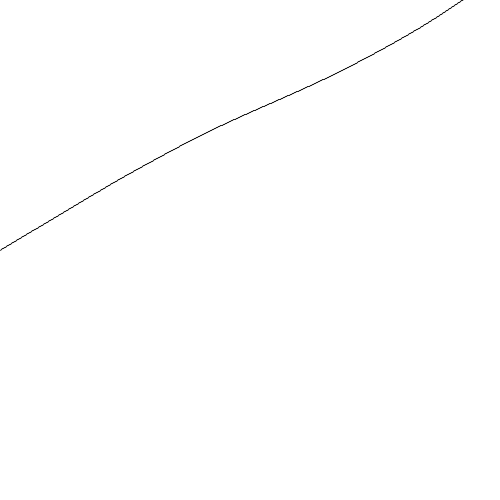
Frame 1 (no input)
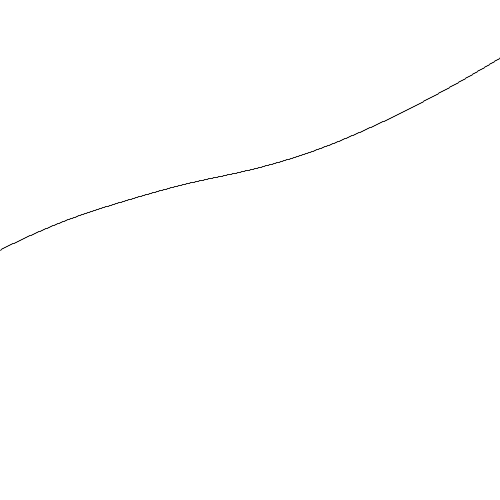
Frame 60 (the mouse pressed at the canvas centre just before this capture)
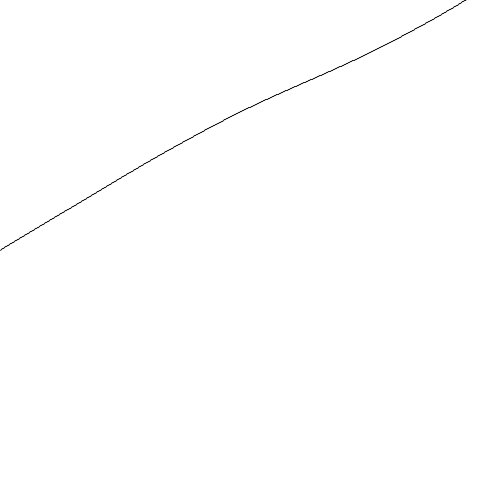
Frame 120 (the mouse held since frame 60 and released just before this capture)

The Processing sketch that drew these frames (run headless with seeded random() and noise(); from frame 60 on, the mouse is pressed at the canvas centre):

// Processing sketch: processing_182001
// ── processing_182001.pde

float y;
float x;
float yVariance;
float newY;
float noiseSeed;

void setup(){
 size(500,500);
 smooth();
 y=height/2;
 x=0;
 strokeWeight(1);
 stroke(0,200);
 frameRate(10);
 
  
}

void draw(){
  background(255);
  noiseSeed=random(10);// try 2
  for (int i=0;x<width;x++){
    yVariance=noise(noiseSeed)-1;
    newY=y+yVariance;
    line(x,y,x+1,newY);
    y=newY;
    noiseSeed+=0.002;
  }
  x=0;
  y=height/2;
  
  
  
}
